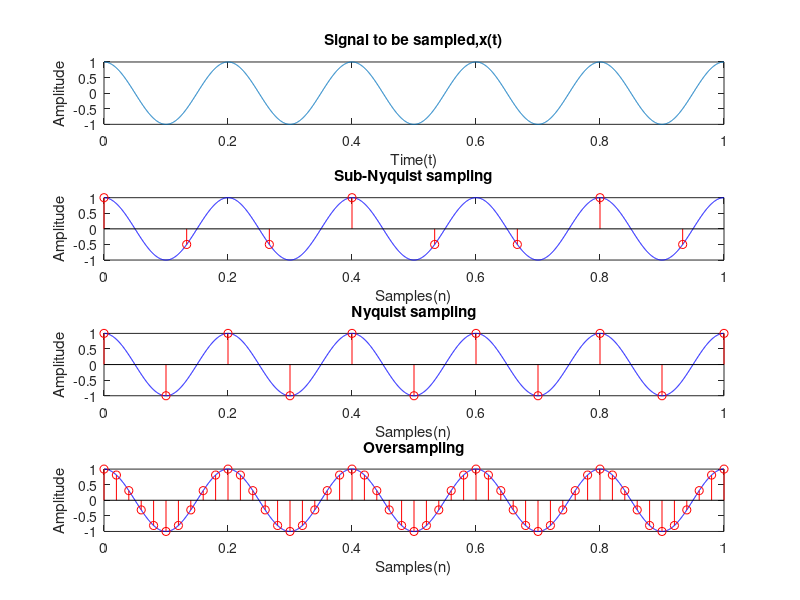

Write the MATLAB code that produced this figure.
clc;close all;clear all;
fm=5;
t=0:0.0005:1;
x=cos(2*pi*fm*t);
subplot(4,1,1);
plot(t,x);
title('Signal to be sampled,x(t)');
xlabel('Time(t)');
ylabel('Amplitude');
%undersampling
fs1=1.5*fm;
t1=0:1/fs1:1;
x1=cos(2*pi*fm*t1);
subplot(4,1,2);
plot(t,x,'b')
hold on;
stem(t1,x1,'r');
title('Sub-Nyquist sampling');
xlabel('Samples(n)');
ylabel('Amplitude');
%normalsampling
fs2=2*fm;
t2=0:1/fs2:1;
x2=cos(2*pi*fm*t2);
subplot(4,1,3);
plot(t,x,'b')
hold on;
stem(t2,x2,'r');
title('Nyquist sampling');
xlabel('Samples(n)');
ylabel('Amplitude');
%oversampling
fs3=10*fm;
t3=0:1/fs3:1;
x3=cos(2*pi*fm*t3);
subplot(4,1,4);
plot(t,x,'b')
hold on;
stem(t3,x3,'r');
title('Oversampling');
xlabel('Samples(n)');
ylabel('Amplitude');
